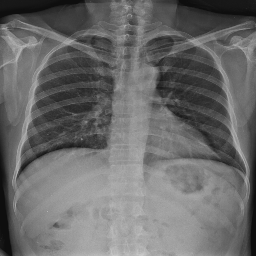
#> input picture images/test1.png, 256 x 256 px
$ python test.py --input images/test1.png
#> lines starting #> are read from the running program, lines starting #| are printed output that depends on the picture; after the words box and inside, x2 and y2 are one past the last pixel; in counts of white or black regions, pixels touching at a corner belong together
#> further down, img is the input picture: shape (256, 256, 3); min 14, max 202, mean 106.8
### segmentation/preprocessing.py
import cv2
import numpy as np

# Contrast Limited Adaptive Histogram Equalization (CLAHE)
def clahe_lab(img):
    # Median blurring
    img = cv2.medianBlur(img, 3)

    # Convert image to LAB color space
    lab = cv2.cvtColor(img, cv2.COLOR_BGR2LAB)
#> lab: shape (256, 256, 3); mean of channels 0, 1, 2 113.4, 128, 128

    # Split each channel
    l, a, b = cv2.split(lab)
#> a: shape (256, 256); every value is 128

    # Apply CLAHE to l channel
    clahe = cv2.createCLAHE(clipLimit=2.0, tileGridSize=(16, 16))
    l = clahe.apply(l)
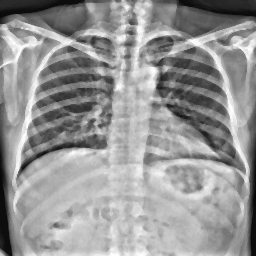
#> l: shape (256, 256); min 7, max 255, mean 150.2

    # Merge back to LAB
    lab = cv2.merge((l, a, b))
#> lab: shape (256, 256, 3); mean of channels 0, 1, 2 150.2, 128, 128

    # Convert back to BGR
    img = cv2.cvtColor(lab, cv2.COLOR_LAB2BGR)

    return img

# CLAHE
# [44 lines left out: functions clahe, bcet, not called in this run]

### segmentation/boundary_detection.py
import cv2
import numpy as np

from .preprocessing import *

def lung_boundary_detection(img, preprocessing='clahe_lab'):
    if(preprocessing == 'bcet'):
        img = bcet(img)
    elif(preprocessing == 'clahe'):
        img = clahe(img)
    elif(preprocessing == 'clahe_lab'):
        img = clahe_lab(img)
    else:
        raise Exception('Invalid preprocessing method')

    # 1. Otsu thresholding
    gray = cv2.cvtColor(img, cv2.COLOR_BGR2GRAY)
    ret, thresh = cv2.threshold(gray, 127, 255, cv2.THRESH_OTSU)
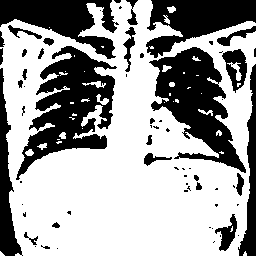
#> thresh: shape (256, 256); 63.1% white; 65 black regions (38 under 20 px)
#> ret = 131

    # 2. Convex Hull formation
    # 2.1. Find contours
    contours, _ = cv2.findContours(thresh, cv2.RETR_TREE, cv2.CHAIN_APPROX_NONE)
#> contours = 108 contours, 73 with area under 20; largest, box (x1, y1, x2, y2) and area: (0, 0, 256, 256) 54168, (15, 45, 118, 181) 6733, (148, 46, 247, 174) 5922, (221, 48, 248, 94) 736, (214, 213, 238, 252) 418

    # 2.2. Convex hull
    hull_list = []
    hull_areas = []
    for i in range(len(contours)):
        hull = cv2.convexHull(contours[i])
        hull_list.append(hull)
        hull_area = cv2.contourArea(hull)
        hull_areas.append(hull_area)
#> this loop made 108 passes
#> hull_area on passes 6, 8, 9, 11, 16, 19, 22, 23, 36, 38, 40, 44: 32.5, 36.5, 60505.5, 24, 70, 29.5, 41.5, 569.5, 47.5, 30.5, 157, 260
#> after the loop, hull_areas = 108 values, max 60505.5 at index 8, min 0 at index 4, mean 761.2; hull_list = 108 contours, 72 with area under 20; largest, box (x1, y1, x2, y2) and area: (0, 0, 256, 256) 60506, (15, 45, 118, 181) 8966, (148, 46, 247, 174) 8389, (221, 48, 248, 94) 796, (214, 213, 238, 252) 570

    hull_areas = np.array(hull_areas)
    hull_areas = np.sort(hull_areas)
#> hull_areas = 108 values from 0 to 60505.5
    top_areas = np.array(hull_areas)[-5:-1]
#> top_areas = [569.5, 796, 8389, 8966.5]
    # 3. Draw contours and hull result
    drawing = np.zeros((img.shape[0], img.shape[1], 3), dtype=np.uint8)
    for i in range(len(contours)):
        color = (np.random.randint(127, 256), np.random.randint(127, 256),
                 np.random.randint(127,256))

        # Filter contour by area
        cnt_area = cv2.contourArea(hull_list[i])
        if(cnt_area not in top_areas):
            continue

        cv2.drawContours(drawing, contours, i, color)
        cv2.drawContours(drawing, hull_list, i, color, thickness=cv2.FILLED)
#> this loop made 108 passes
#> (color, cnt_area) on passes 6, 8, 9, 11, 16, 19, 22, 23, 36, 38, 40, 44: ((152, 204, 199), 32.5), ((209, 226, 156), 36.5), ((159, 136, 254), 60505.5), ((155, 161, 255), 24), ((162, 229, 246), 70), ((248, 211, 195), 29.5), ((244, 212, 175), 41.5), ((176, 196, 222), 569.5), ((146, 169, 242), 47.5), ((252, 129, 130), 30.5), ((239, 167, 199), 157), ((248, 236, 202), 260)
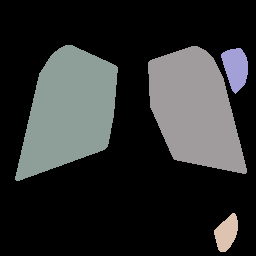
#> drawing: shape (256, 256, 3); mean of channels 0, 1, 2 46.1, 46.5, 44.8; drawn as B, G, R

    return drawing, thresh

### test.py
import cv2
import matplotlib
import numpy as np
import matplotlib.pyplot as plt

from segmentation import lung_boundary_detection
from argparse import ArgumentParser

matplotlib.use('TkAgg')
parser = ArgumentParser()
parser.add_argument('--input', required=True, type=str, help='Path of input image')
args = vars(parser.parse_args())

img = cv2.imread(args['input'])
output, preprocessed = lung_boundary_detection(img)

fig, ax = plt.subplots(1,3, figsize=(24, 8))
ax[0].imshow(img)
ax[0].set_title('Original Image')

ax[1].imshow(preprocessed)
ax[1].set_title('Preprocessed image')

ax[2].imshow(output)
ax[2].set_title('Segmentation Output')

plt.show()
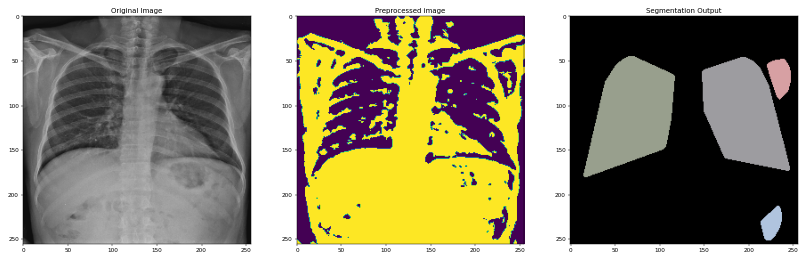
#> figure drawn by matplotlib, 3 panels

$ run again, on images/test3.png
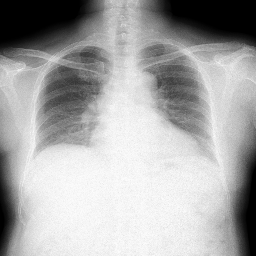
#> input picture images/test3.png, 256 x 256 px
#> img is the input picture: shape (256, 256, 3); min 0, max 253, mean 167.5
#> a: shape (256, 256); every value is 128
#> in lung_boundary_detection, `ret, thresh = cv2.threshold(gray, 127, 255, cv2.THRESH_OTSU)`:
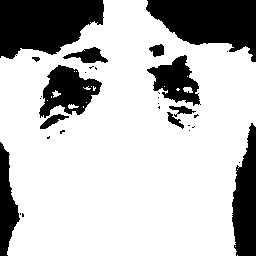
#> thresh: shape (256, 256); 74.3% white; 31 black regions (19 under 20 px)
#> ret = 143
#> contours = 53 contours, 41 with area under 20; largest, box (x1, y1, x2, y2) and area: (0, 0, 256, 256) 52492, (38, 64, 103, 119) 2068, (146, 54, 201, 107) 1568, (62, 46, 109, 64) 422, (39, 113, 70, 130) 208
#> the loop in lung_boundary_detection, `for i in range(len(contours)):` made 53 passes
#> hull_area on passes 4, 10, 16, 17, 18, 32, 34, 38: 57648.5, 21, 240, 164.5, 183.5, 2446, 30, 34
#> after the loop in lung_boundary_detection, `for i in range(len(contours)):`: hull_areas = 53 values, max 57648.5 at index 3, min 0 at index 0, mean 1199.6; hull_list = 53 contours, 40 with area under 20; largest, box (x1, y1, x2, y2) and area: (0, 0, 256, 256) 57648, (38, 64, 103, 119) 2446, (146, 54, 201, 107) 1899, (62, 46, 109, 64) 526, (39, 113, 70, 130) 240
#> in lung_boundary_detection, `hull_areas = np.sort(hull_areas)`: hull_areas = 53 values from 0 to 57648.5
#> top_areas = [240, 526, 1899, 2446]
#> the loop in lung_boundary_detection, `for i in range(len(contours)):` made 53 passes
#> (color, cnt_area) on passes 4, 10, 16, 17, 18, 32, 34, 38: ((215, 185, 166), 57648.5), ((159, 158, 241), 21), ((162, 229, 246), 240), ((138, 209, 218), 164.5), ((255, 226, 180), 183.5), ((163, 137, 213), 2446), ((129, 178, 207), 30), ((252, 129, 130), 34)
#> `plt.show()`:
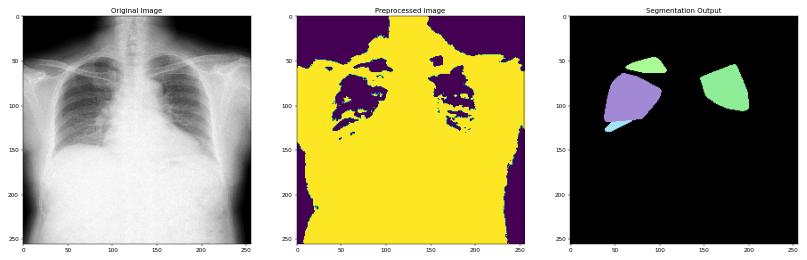
#> figure drawn by matplotlib, 3 panels
